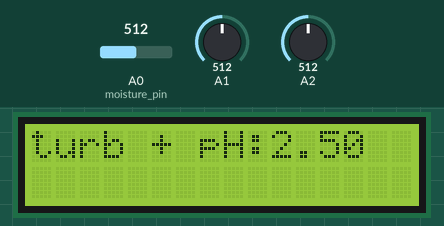
Simulated run of this sketch. Board: Arduino Uno, built with avr-gcc and run on an emulated ATmega328P. On the bench: 16×2 character LCD. Inputs (shaded band) come from the test bench; at power-on: A2 = 512, A1 = 512, A0 (moisture_pin) = 512. The modem accepts every AT command (registered, SIM ready, sends succeed) and sends nothing else; what the sketch prints to the serial monitor is not drawn.

Above: at 1.2 s.
1.3 s: A2 set to 425
At 9.6 s:
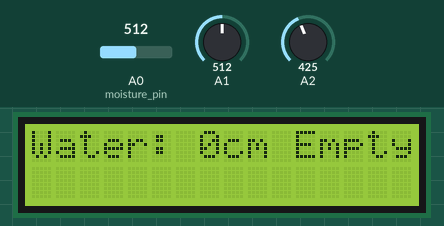
11.8 s: A2 set to 511
At 20.4 s:
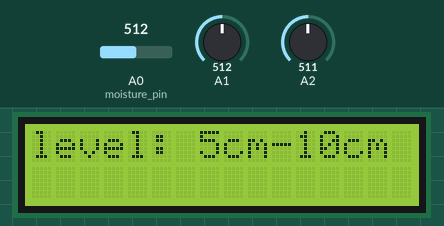
22.1 s: A1 set to 608
At 32.1 s:
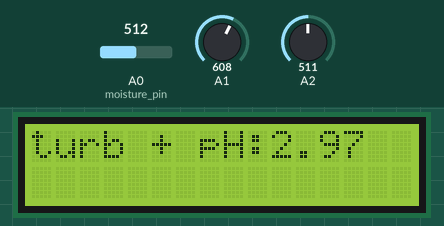
32.4 s: A1 set to 621
At 41.9 s:
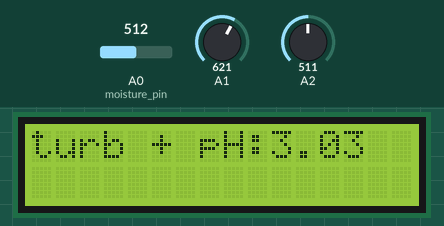
42.6 s: A0 (moisture_pin) set to 425
At 45.9 s:
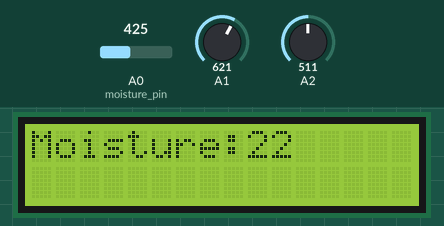
52.8 s: A1 set to 590
At 54.3 s:
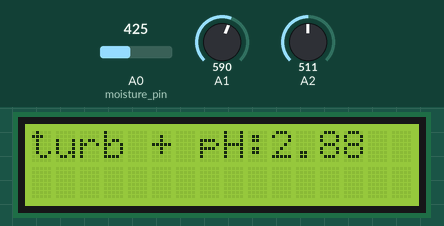
Timing chart, 0 to 55.8 s (numbered marks = the images above; inputs shaded):
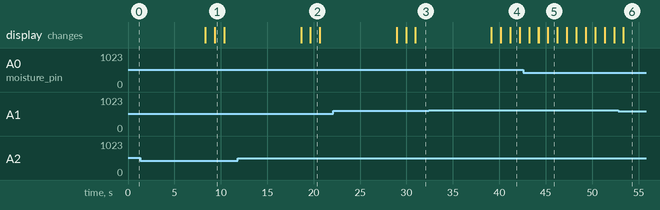

Measured:
- after the input at 1.3 s, the display: first differs from a run without the input after 8.1 s (image 1)
- after the input at 11.8 s, the display: first differs from a run without the input after 7.9 s (image 2)
- what the display in image 1 shows lasts 1.0 s, from 9.4 s to 10.4 s

The sketch:

aquaculture.ino
```cpp
#include <Stepper.h>

 #include <SoftwareSerial.h>
#include  <Wire.h>
#include  <LiquidCrystal_I2C.h>
SoftwareSerial mySerial(9, 10);//tx,rx


LiquidCrystal_I2C lcd(0x27,16,2);//scl-A4     sda-A5
int moisture_pin = A0;

int moisture_value ;
int buzzer = 10;

void setup() {
   lcd.init();
    mySerial.begin(9600); // Setting the baud rate of GSM Module
  lcd.backlight();
   Serial.begin(9600);

   Serial.println("Reading From the Sensor ...");


   }

void loop() {

   int turb_Value = analogRead(A1);// read the input on analog pin 1:

   moisture_value= analogRead(moisture_pin);

   moisture_value = map(moisture_value,550,0,0,100);

    float turb_voltage = turb_Value * (5.0 / 1024.0); // Convert the analog reading (which goes from 0 - 1023) to a voltage (0 - 5V):

   lcd.print("turb + pH:");
   lcd.print(turb_voltage);
   delay(1000);
   Serial.print("turb");
   Serial.println(turb_voltage);

  if(turb_voltage<3)
  {
    //Serial.print("inside loop");
      mySerial.println("AT+CMGF=1");    //Sets the GSM Module in Text Mode
     delay(1000);  // Delay of 1 second
     mySerial.println("AT+CMGS=\"+918667846184\"\r"); // Replace x with mobile number

     delay(1000);
     mySerial.print("turbidity value  ");
     mySerial.println(turb_voltage);
     Serial.print("sms sent");// The SMS text you want to send
     if(turb_voltage>2 && turb_voltage<=2.5)
     {
      mySerial.print("ph reading alert  value between 6.0 -- 6.5 ");
      mySerial.println("Add minimum 1.0--2.0mg of alkaline ");// The SMS text you want to send
     }
     if(turb_voltage<=2)
     {
      mySerial.print("ph reading alert  value between 5.0 -- 5.5 ");
      mySerial.println("Add minimum 2.5--3.0mg of alkaline ");// The SMS text you want to send
     }
     delay(100);
     mySerial.println((char)26);// ASCII code of CTRL+Z for saying the end of sms to  the module
      delay(5000);
  }

   lcd.clear();
   lcd.print("Moisture:");
   lcd.print(moisture_value);
   delay(1000);
   lcd.clear();
int value = analogRead(A2); //Read data from analog pin and store it to value variable
Serial.print(value);
 Serial.println(value);
  if (value<=450){
    lcd.print("Water: 0cm Empty!");
  }
  else if (value>435 && value<=500){
    lcd.print("level: 0cm-5cm");
  }
  else if (value>500 && value<=550){
    lcd.print("level: 5cm-10cm");
  }
  else if (value>550 && value<=600){
    lcd.print("level: 10cm-15cm");
  }
  else if (value>600 && value<=650){
    lcd.print("level: 15cm-20cm");
  }
  else if (value>650 && value<=700){
    lcd.print("level: 20cm-25cm");
  }
  else if (value>700 && value<=750){
    lcd.print("level: 25cm-30cm");
  }
  else if (value>750 && value<=800){
    lcd.print("level: 30cm-35cm");
  }
  else if (value>800){
    lcd.print("level: 35cm-40cm");
  }

  delay(1000);
  lcd.clear();


  }


   /////////////////


/*
 * int
 * GSM            arduino
 * rx **************10
 * tx **************09
 * gnd**************gnd
 *
 */
```
